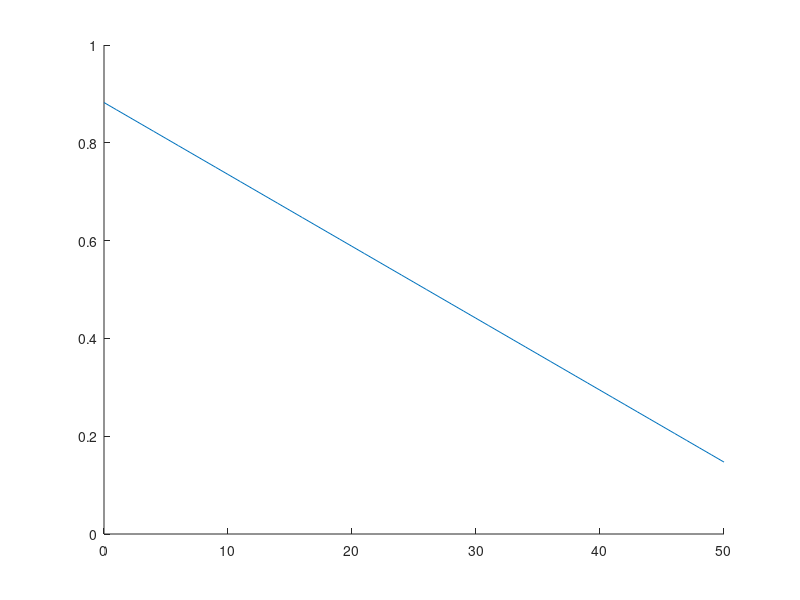

This chart was generated by the following MATLAB code:
uh=200;
ul=100;
ph=160;
pl=60;
ch=120;
cl=20;

dh=0.8;
dl=1;

c=0:1:50;
% if c<dl*(ph-ul) && dh*(ph-ch)>(1-dl)*(ph-cl)
    h=(dl*(ph-ul)-c)/[dl*(ph-ul)+(1-dh)*(uh-ph)];
% end

hold on
plot(c,h)

